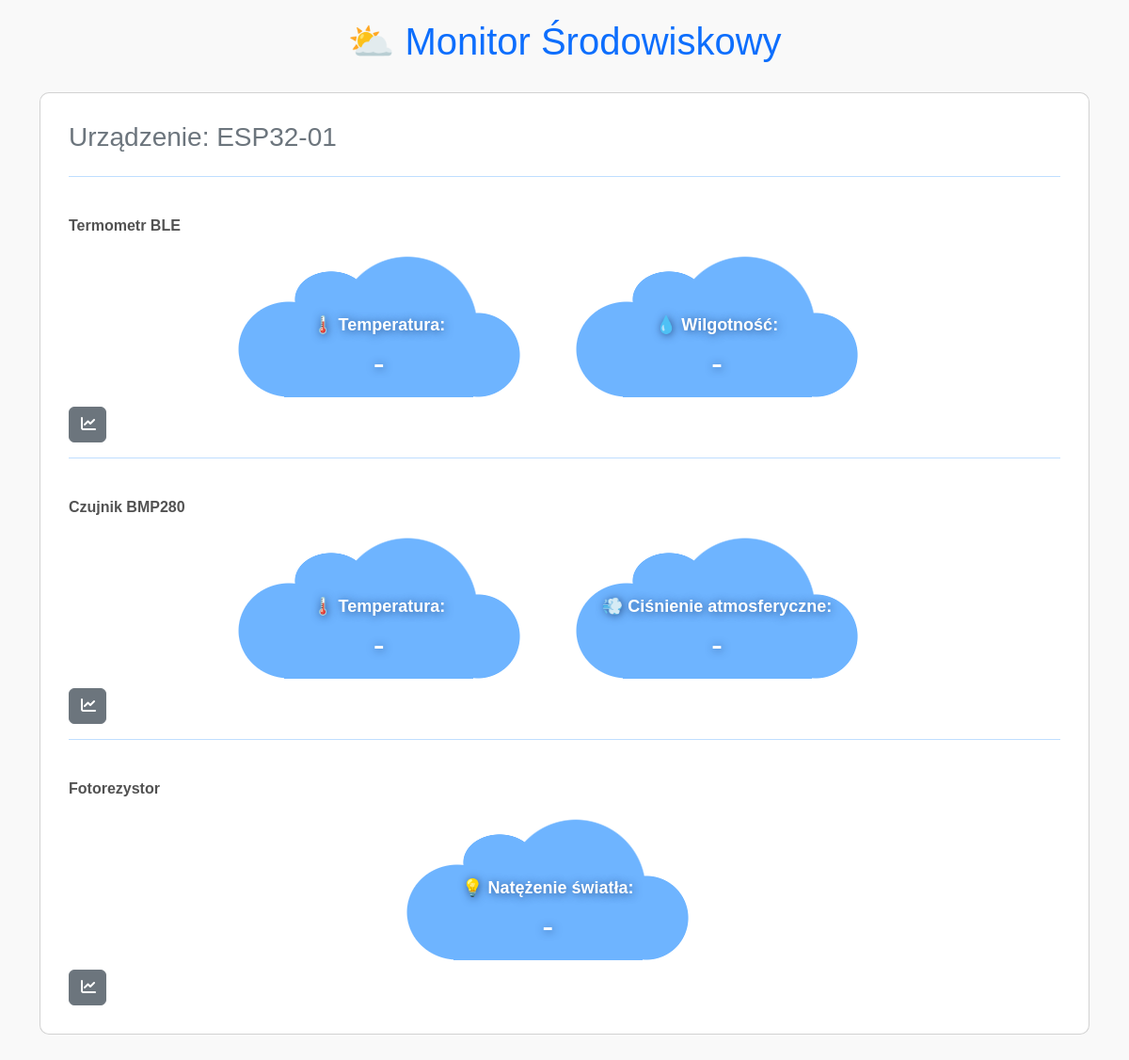
/devices/data (signed in), run on the app's committed database.
### tables this page shows
CREATE TABLE devices (
        id INTEGER PRIMARY KEY AUTOINCREMENT,
        user_id INTEGER NOT NULL,
        device_id TEXT UNIQUE NOT NULL,
        status TEXT DEFAULT 'active',
        registration_date DATETIME DEFAULT CURRENT_TIMESTAMP,
        FOREIGN KEY(user_id) REFERENCES users(id) ON DELETE CASCADE
    );

CREATE TABLE sensors (
        id INTEGER PRIMARY KEY AUTOINCREMENT,
        user_id INTEGER NOT NULL,
        device_id TEXT NOT NULL,
        sensor_type TEXT NOT NULL,
        FOREIGN KEY(user_id) REFERENCES users(id) ON DELETE CASCADE,
        FOREIGN KEY(device_id) REFERENCES devices(device_id) ON DELETE CASCADE
    );

CREATE TABLE metrics (
        id INTEGER PRIMARY KEY AUTOINCREMENT,
        user_id INTEGER NOT NULL,
        device_id TEXT NOT NULL,
        sensor_type TEXT NOT NULL,
        metric TEXT NOT NULL,
        FOREIGN KEY(user_id) REFERENCES users(id) ON DELETE CASCADE,
        FOREIGN KEY(device_id) REFERENCES devices(device_id) ON DELETE CASCADE,
        FOREIGN KEY(sensor_type) REFERENCES sensors(sensor_type) ON DELETE CASCADE
    );

### app/routes/devices.py (the view)
@devices_bp.route('/devices/data', methods=['GET'])
def render_data():
    if 'user_id' not in session:
        return redirect(url_for('auth.login'))
    user_id = session['user_id']
    conn = get_db_connection()
    cursor = conn.cursor()
    cursor.execute('SELECT device_id FROM devices WHERE user_id = ?', (user_id,))
    devices = [row['device_id'] for row in cursor.fetchall()]
    user_sensors = {}
    for device in devices:
        cursor.execute('SELECT sensor_type FROM sensors WHERE user_id = ? AND device_id = ?', (user_id, device))
        user_sensors[device] = {}
        for row in cursor.fetchall():
            sensor_type = row['sensor_type']
            cursor.execute(
                'SELECT metric FROM metrics WHERE user_id = ? AND device_id = ? AND sensor_type = ?',
                (user_id, device, sensor_type)
            )
            user_sensors[device][sensor_type] = [metric_row['metric'] for metric_row in cursor.fetchall()]
    sensor_labels = {
        "ble": "Termometr BLE",
        "bmp280": "Czujnik BMP280",
        "temperature": "Temperatura",
        "photoresistor": "Fotorezystor"
    }
    metric_labels = {
        "temperature": "🌡️ Temperatura",
        "humidity": "💧 Wilgotność",
        "light": "💡 Natężenie światła",
        "pressure": "💨 Ciśnienie atmosferyczne"
    }
    conn.close()
    return render_template('data.html', user_sensors=user_sensors, sensor_labels=sensor_labels, metric_labels=metric_labels)

### app/database.py (called while the page is built)
def get_db_connection():
    conn = sqlite3.connect('environment_monitor.db')
    conn.row_factory = sqlite3.Row  # Umożliwia dostęp do kolumn po nazwach
    return conn

### app/templates/data.html (shortened to what this page needs)
<!DOCTYPE html>
<html lang="en">
<head>
    <link href="https://cdn.jsdelivr.net/npm/bootstrap@5.3.0-alpha3/dist/css/bootstrap.min.css" rel="stylesheet">
    <link href="https://cdnjs.cloudflare.com/ajax/libs/font-awesome/6.0.0-beta3/css/all.min.css" rel="stylesheet">
</head>
<body>
    <div class="container">
        <h1 class="text-center text-primary">⛅ Monitor Środowiskowy</h1>
        {% for device, sensors in user_sensors.items() %}
        <div class="card sensor-section">
            <h3 class="text-secondary">Urządzenie: {{ device }}</h3>
            {% for sensor, metrics in sensors.items() %}
            <hr>
            <div class="center">
                <div class="sensor-title" style="color: #525252;">{{ sensor_labels[sensor] if sensor in sensor_labels else sensor }}</div>
            <div class="row">
                {% for metric in metrics %}
                <div class="col-md-4 metric-status">
                    <div class="d-flex align-items-center">
                        <div class="data">
                            <span class="metric-label d-block">{{ metric_labels[metric] if metric in metric_labels else metric }}:</span>
                            <p id="{{ device }}-{{ sensor }}-{{ metric }}-status" class="metric-value m-0">-</p>
                        </div>
                    </div>
                </div>
                {% endfor %}
            </div>
            </div>
            <button class="btn btn-secondary" style="width:40px" onclick="toggleCharts('{{ device }}-{{ sensor }}')"><i class="fa-solid fa-chart-line"></i></button>
            {% endfor %}
        </div>
        {% endfor %}
    </div>
</body>
</html>

### app/templates/data.html (style rules this page uses)
body { font-family: Arial, sans-serif; margin: 20px; background-color: #f9f9f9; }
.sensor-section { margin-top: 30px; margin-bottom: 30px; padding: 30px; border-radius: 10px; }
.sensor-title { text-align: left; font-weight: bold; margin-bottom: 10px; margin-top: 10px; }
.metric-status { margin: 10px 0; }
.metric-status { display: flex; flex-direction: column; }
.row { display: flex; flex-direction: row; justify-content: center; }
.data { width: 300px; height: 150px; aspect-ratio: 1.8; --g: radial-gradient(50% 50%, #000 98%, #0000) no-repeat; mask: var(--g) 100% 100%/30% 60%,var(--g) 70% 0/50% 100%,var(--g) 0 100%/36% 68%,var(--g) 27% 18%/26% 40%,linear-gradient(#000 0 0) bottom/67% 58% no-repeat; background: #6eb4ff; }
.metric-label { font-weight: bold; color: white; display: block; text-align: center; margin-top: 60px; font-size: 18px; text-shadow: 1px 1px 10px rgba(35, 72, 128, 0.9); }
.metric-value { margin-top: 5px; color: white; font-size: 36px; text-align: center; text-shadow: 1px 1px 10px rgba(35, 72, 128, 0.9); }
hr { color: #007bff; height: 15px; }

### data on the page
devices: device "ESP32-01"
sensors: sensor_type "Termometr BLE"
metrics: metric "🌡️ Temperatura"
metrics: metric "💧 Wilgotność"
sensors: sensor_type "Czujnik BMP280"
metrics: metric "🌡️ Temperatura"
metrics: metric "💨 Ciśnienie atmosferyczne"
sensors: sensor_type "Fotorezystor"
metrics: metric "💡 Natężenie światła"
